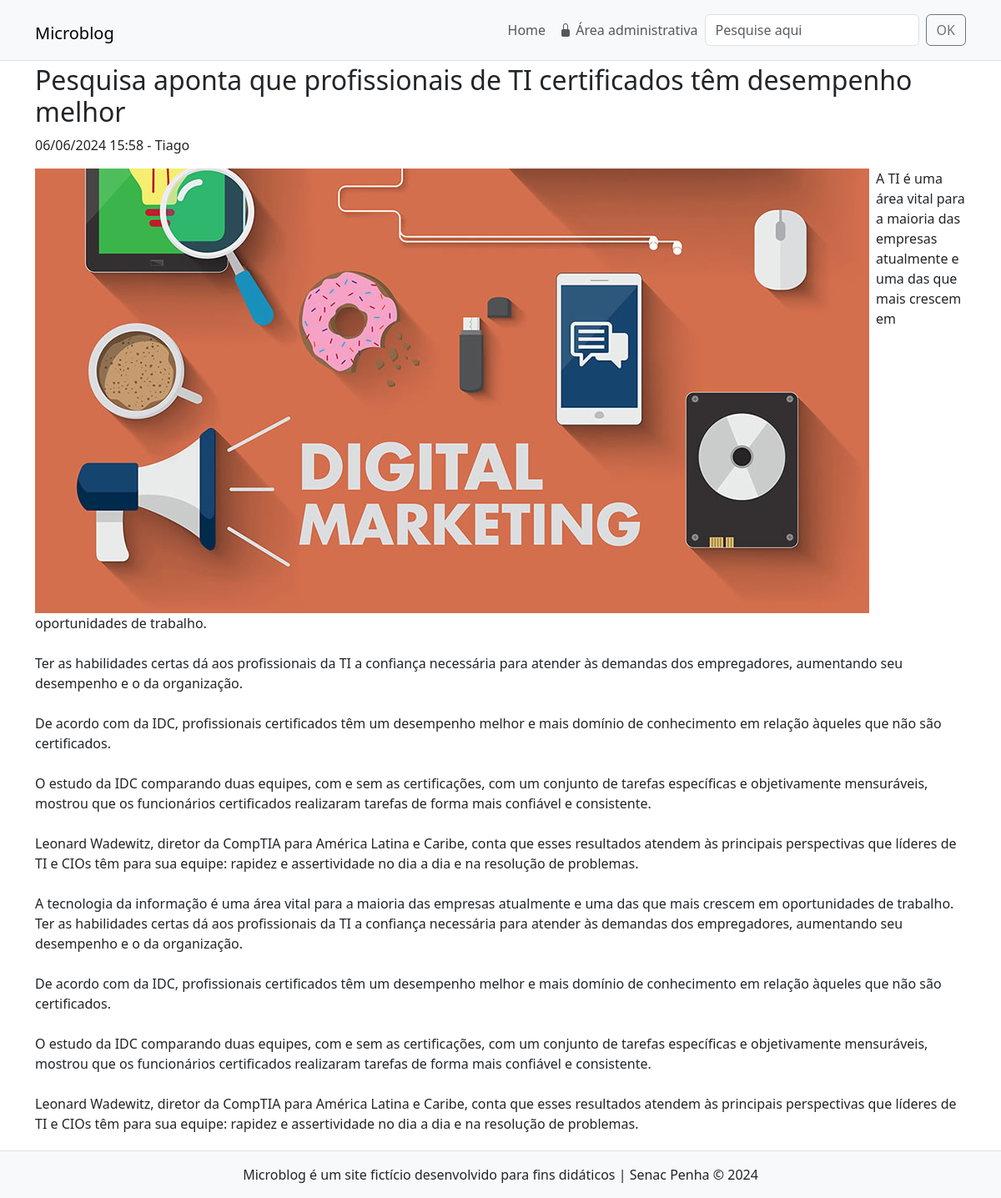
Page /noticia.php?id=7 on the earlier database version.
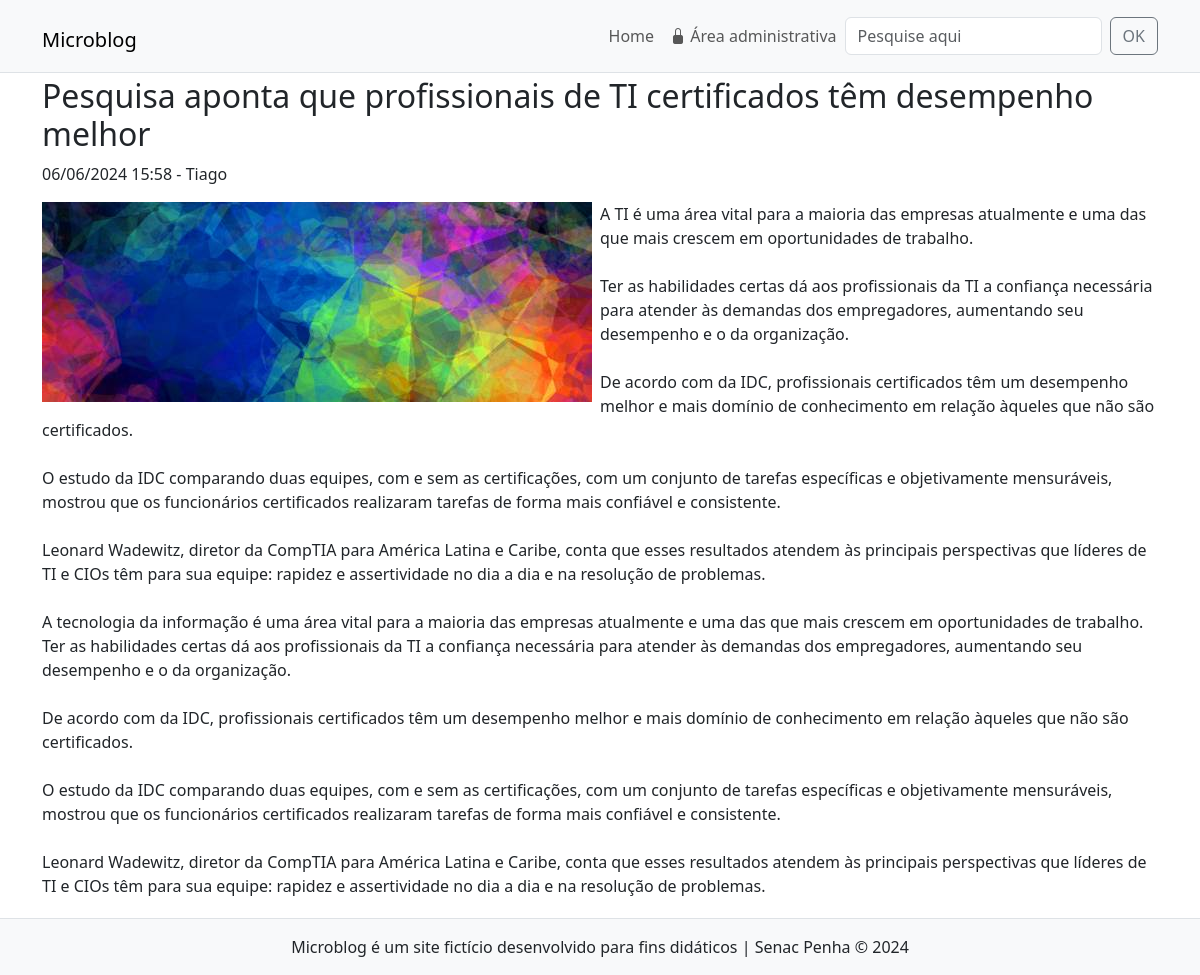
Same page on the later database version.
### tables this page shows
CREATE TABLE `noticias` (
  `id` int(11) NOT NULL,
  `data` datetime NOT NULL DEFAULT current_timestamp(),
  `titulo` varchar(150) NOT NULL,
  `texto` text NOT NULL,
  `resumo` tinytext NOT NULL,
  `imagem` varchar(45) NOT NULL,
  `usuario_id` int(11) NOT NULL
);

CREATE TABLE `usuarios` (
  `id` int(11) NOT NULL,
  `nome` varchar(45) NOT NULL,
  `email` varchar(45) NOT NULL,
  `senha` varchar(255) NOT NULL,
  `tipo` enum('admin','editor') NOT NULL
);

### inc/funcoes-noticias.php (called while the page is built, shortened)
<?php
function formataData($data){
    return date("d/m/Y H:i", strtotime($data));
}
function lerNoticiaCompleta($conexao, $id){
    $sql = "SELECT
                noticias.id,
                noticias.titulo,
                noticias.data,
                noticias.imagem,
                noticias.texto,
                usuarios.nome
            FROM noticias JOIN usuarios
            ON noticias.usuario_id = usuarios.id
            WHERE noticias.id = $id";
    $resultado = mysqli_query($conexao, $sql) or
                die(mysqli_error($conexao));
    return mysqli_fetch_assoc($resultado);
}

### noticia.php (the view)
<?php
require "inc/cabecalho.php";
require "inc/funcoes-noticias.php";
$id = $_GET['id'];
$dadosNoticia = lerNoticiaCompleta($conexao, $id);
?>
<div class="row my-1 mx-md-n1">
    <article class="col-12">
        <h2> <?=$dadosNoticia['titulo']?> </h2>
        <p class="font-weight-light">
            <time>
                <?=formataData($dadosNoticia['data'])?>
            </time> - <span><?=$dadosNoticia['nome']?></span>
        </p>
        <img src="imagens/<?=$dadosNoticia['imagem']?>" alt="" class="float-start pe-2 img-fluid">
        <p class="ajusta-texto"><?=$dadosNoticia['texto']?></p>
    </article>
</div>
<?php
require_once "inc/rodape.php";
?>

Differences in the rows shown:
changed noticias "Pesquisa aponta que profissionais de TI certificados têm desempenho melhor": imagem: a different picture
